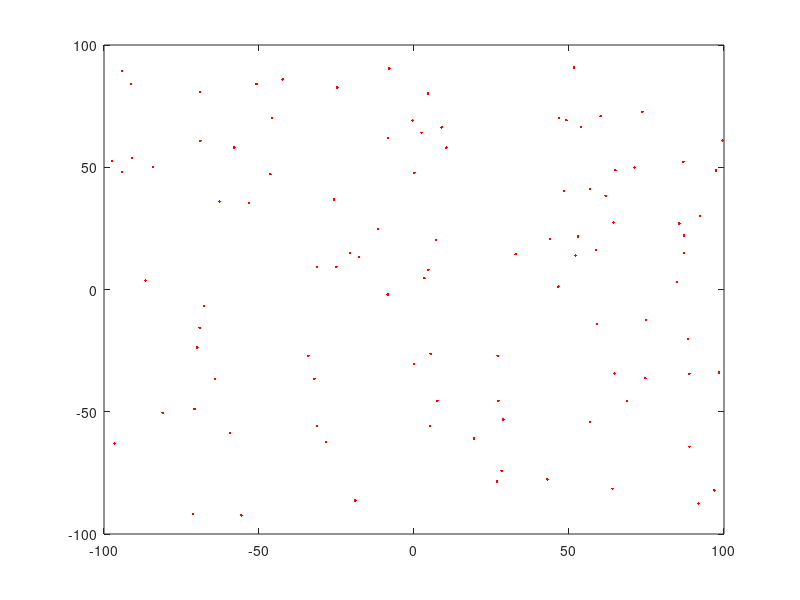

Reproduce this figure in MATLAB.
% script pour g�n�rer des points al�atoire

M=100;

ax=-100;
bx=100;

ay=-100;
by=100;

X = ax + (bx-ax)*rand([M,1]);
Y = ay + (by-ay)*rand([M,1]);

plot(X,Y,'r.');
%Xtot = ['nbrePoints';X];
%Ytot = [M;Y];
gam = fopen('data3.txt', 'w');
fprintf(gam, 'nbrePoints %d\n',M);
dlmwrite('data3.txt',[X,Y],'-append');